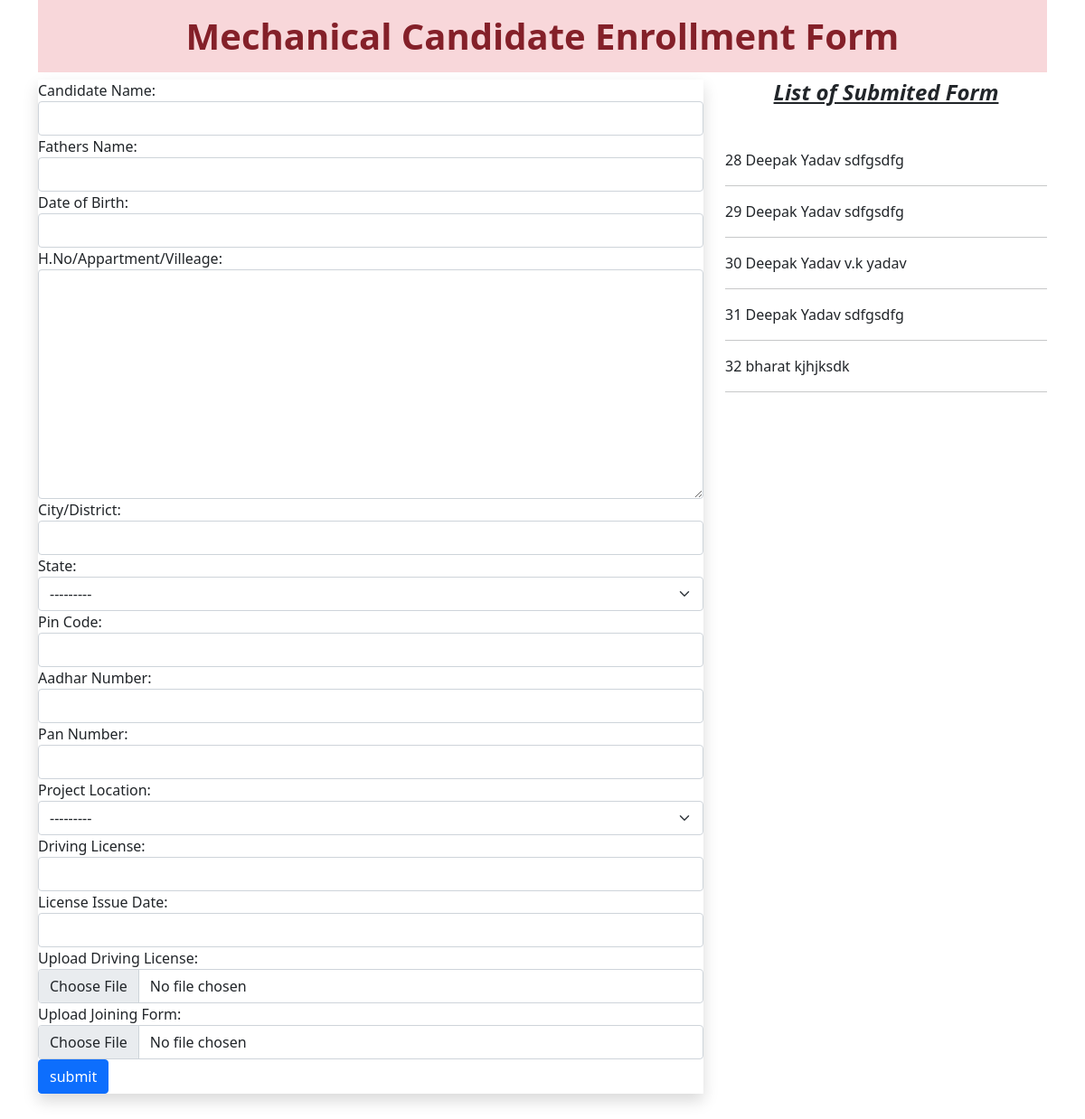
The page / on the database its author committed.
### Enrollment/models.py (models this page shows)
class Enroll(models.Model):
    Candidate_Name = models.CharField(max_length=50)
    Father_Name = models.CharField(max_length=50)
    Dob = models.DateField()
    Adress=models.CharField(max_length=50)
    city=models.CharField(max_length=50)
    state=models.CharField(choices=STATE,max_length=50)
    pin=models.PositiveIntegerField()
    Aadhar_No = models.PositiveIntegerField()
    Pan_no = models.CharField(max_length=10)
    project_Location = models.CharField(choices=location, max_length=100)
    Driving_License = models.CharField(max_length=25)
    DL_issue_Date = models.DateField()
    upload_DL = models.ImageField(upload_to='Dlimg', blank=True)
    my_file = models.FileField(upload_to='Doc', blank=True)

### Enrollment/views.py (the view, shortened to what this page needs)
# urls.py: path("",views.HomeView.as_view(),name='home'),
class HomeView(View):
    def get(self, request):
        form = EnrollForm()
        candidates = Enroll.objects.all()
        return render(request,'Enrollment/home.html', {'candidates':candidates,'form': form})

### Enrollment/templates/Enrollment/home.html (shortened to what this page needs)
<!doctype html>
<html lang="en">
  <head>
    <link href="https://cdn.jsdelivr.net/npm/bootstrap@5.0.2/dist/css/bootstrap.min.css" rel="stylesheet">
      <link rel="stylesheet" href="//code.jquery.com/ui/1.13.2/themes/base/jquery-ui.css">
  </head>
  <body>
    <div class="container mb-5">
        <h1 class="alert-danger text-center p-3"><b>Mechanical Candidate Enrollment Form</b></h1>
        <div class="row">
            <div class="col-sm-8">
                <form action= "" method="post" enctype="multipart/form-data" class="shadow p-20">
                    {% for fm in form  %}
                    <div class="form-group" mb-3>
                    {{fm.label_tag}} {{fm}} <small class="text-danger">{{fm.errors|striptags}}</small>
                    </div>
                    {%endfor%}
                    <input type="submit" value="submit" class="btn btn-primary " >
                </form>
            </div>
            <div class="col-sm-4">
                <h4 class="text-center mb-5"><b><u><i>List of Submited Form</i></u></b></h4>
               {%for candidate in candidates%}
                {{candidate.id}}
                {{candidate.Candidate_Name}}
                {{candidate.Father_Name}}
                <hr>
                {%endfor%}
            </div>
        </div>
    </div>
  </body>
</html>

### rows shown on the page
Enroll: id "28", Candidate_Name "Deepak Yadav", Father_Name "sdfgsdfg"
Enroll: id "29", Candidate_Name "Deepak Yadav", Father_Name "sdfgsdfg"
Enroll: id "30", Candidate_Name "Deepak Yadav", Father_Name "v.k yadav"
Enroll: id "31", Candidate_Name "Deepak Yadav", Father_Name "sdfgsdfg"
Enroll: id "32", Candidate_Name "bharat", Father_Name "kjhjksdk"

### other values the page prints
{{ fm.label_tag }} "Candidate Name:" "Fathers Name:" "Date of Birth:" "H.No/Appartment/Villeage:" "City/District:" "State:" "Pin Code:" "Aadhar Number:" "Pan Number:" "Project Location:" "Driving License:" "License Issue Date:" "Upload Driving License:" "Upload Joining Form:"
